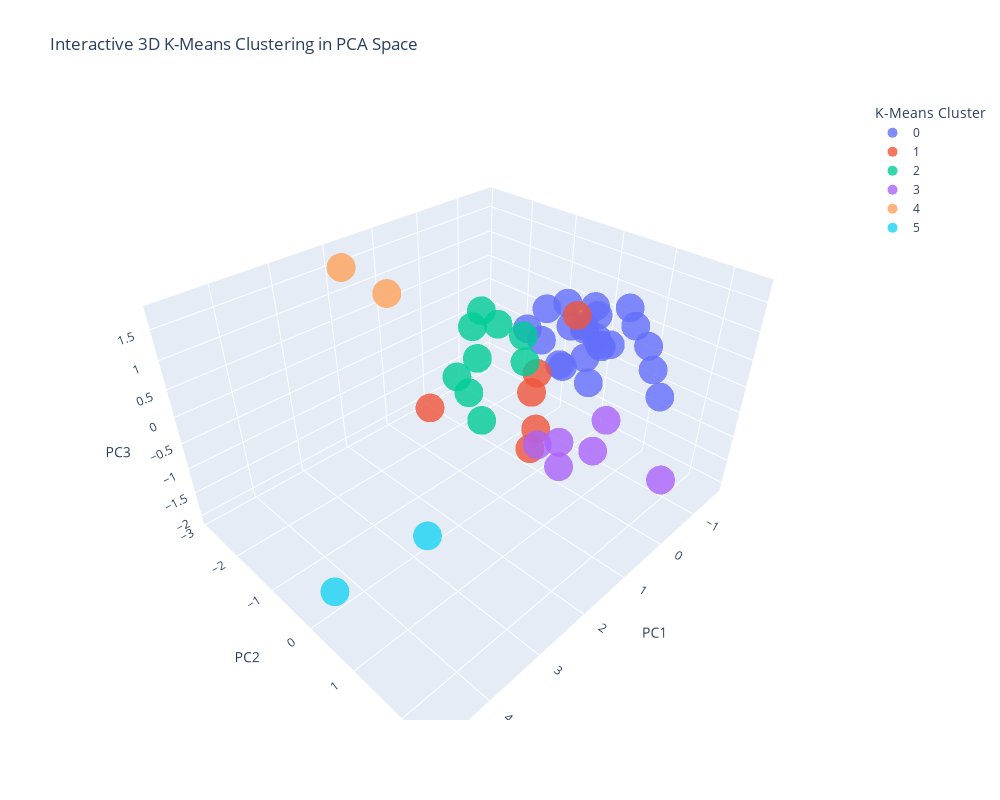

Source (notebook cell):
### Markdown cell above
#### 3.3.2. 3D Plot

### Code cell
# Create a copy of df_pca_clusters for plotting
df_pca_copy1 = df_pca_copy0.copy()

# Map cluster labels and ensure proper sort order in legend
unique_clusters = sorted(df_pca_copy1['Cluster'].unique())
cluster_map = {old: new for new, old in enumerate(unique_clusters, start=0)}
df_pca_copy1['Cluster'] = df_pca_copy1['Cluster'].map(cluster_map).astype(str)

# Create sorted list for legend order
sorted_cluster_labels = [str(i) for i in sorted(cluster_map.values())]

# Create 3D scatter plot
fig = px.scatter_3d(
    df_pca_copy1, 
    x='PC1', y='PC2', z='PC3',
    color='Cluster',
    title='Interactive 3D K-Means Clustering in PCA Space',
    labels={'Cluster': 'K-Means Cluster'},
    hover_name='Title',
    opacity=0.8,
    category_orders={'Cluster': sorted_cluster_labels}  # Force legend order
)

# Adjust sizes
fig.update_traces(marker=dict(size=10))
fig.update_layout(
    width=1000,
    height=800
)
fig.show()

### Figure 1 — Plotly figure (JSON) as saved in the notebook; plotly's stock layout.template omitted (floating-point values rounded to 4 significant figures)
{"data": [{"hovertemplate": "<b>%{hovertext}</b><br><br>K-Means Cluster=0<br>PC1=%{x}<br>PC2=%{y}<br>PC3=%{z}<extra></extra>", "hovertext": ["Taare Zameen Par", "3 Idiots", "La La Land", "Bahubali: The Beginning", "Jagten", "Hacksaw Ridge", "Room", "Warrior", "Pan's Labyrinth", "Incendies", "El secreto de sus ojos", "PK", "Lion", "Gone Girl", "Prisoners", "The Help", "12 Years a Slave", "No Country for Old Men", "Shutter Island", "Ah-ga-ssi", "Spotlight", "Into the Wild"], "legendgroup": "0", "marker": {"color": "#636efa", "opacity": 0.8, "size": 10, "symbol": "circle"}, "mode": "markers", "name": "0", "scene": "scene", "showlegend": true, "type": "scatter3d", "x": [-0.379, -0.2663, -0.6015, -0.8927, -1.271, -0.9598, -1.343, -0.8338, -0.8055, -1.424, -1.326, -1.114, -1.662, -0.03603, -0.616, -0.5809, -0.775, -0.5811, 0.1023, -1.575, -1.262, -0.7408], "y": [1.936, 1.812, -0.09699, 1.321, 0.01484, 0.2889, -0.1657, 0.4449, -0.3178, 0.2786, 0.1629, 0.9094, -0.4618, -0.07298, 0.4404, -0.08184, -0.1196, -0.5778, -0.3342, 0.4776, -0.1955, 0.4197], "z": [0.2026, 0.6819, -0.2486, 0.6227, -0.8416, 0.3324, -0.4201, 0.3092, -0.3935, 0.001634, -0.05002, 0.7351, -0.07445, 1.082, 1.098, 0.9823, 0.4642, 0.08643, 0.676, 0.7338, 0.2511, 0.887]}, {"hovertemplate": "<b>%{hovertext}</b><br><br>K-Means Cluster=1<br>PC1=%{x}<br>PC2=%{y}<br>PC3=%{z}<extra></extra>", "hovertext": ["Interstellar", "The Departed", "The Dark Knight Rises", "Django Unchained", "Inglourious Basterds", "The Wolf of Wall Street"], "legendgroup": "1", "marker": {"color": "#EF553B", "opacity": 0.8, "size": 10, "symbol": "circle"}, "mode": "markers", "name": "1", "scene": "scene", "showlegend": true, "type": "scatter3d", "x": [1.999, 1.231, 2.706, 1.464, 0.86, 0.8317], "y": [1.405, 0.8695, 0.1733, 0.9399, 0.5293, 1.145], "z": [0.2358, -0.1148, 0.6573, 0.6896, 0.5525, 1.75]}, {"hovertemplate": "<b>%{hovertext}</b><br><br>K-Means Cluster=2<br>PC1=%{x}<br>PC2=%{y}<br>PC3=%{z}<extra></extra>", "hovertext": ["WALL·E", "Up", "Toy Story 3", "Inside Out", "Gran Torino", "Guardians of the Galaxy", "Mad Max: Fury Road", "Zootopia", "Harry Potter and the Deathly Hallows: Part 2"], "legendgroup": "2", "marker": {"color": "#00cc96", "opacity": 0.8, "size": 10, "symbol": "circle"}, "mode": "markers", "name": "2", "scene": "scene", "showlegend": true, "type": "scatter3d", "x": [0.3044, 0.1592, 0.3267, -0.4243, -0.3786, 0.2399, -0.4505, -0.7071, 0.1886], "y": [-1.142, -1.618, -1.757, -1.973, -0.7527, -1.451, -0.8785, -1.724, -1.289], "z": [-1.468, -1.154, -0.7919, -0.8144, -0.3405, 0.3318, 0.1051, -0.09379, 0.6804]}, {"hovertemplate": "<b>%{hovertext}</b><br><br>K-Means Cluster=3<br>PC1=%{x}<br>PC2=%{y}<br>PC3=%{z}<extra></extra>", "hovertext": ["Dangal", "Kimi no na wa", "The Intouchables", "The Prestige", "Whiplash", "The Lives of Others"], "legendgroup": "3", "marker": {"color": "#ab63fa", "opacity": 0.8, "size": 10, "symbol": "circle"}, "mode": "markers", "name": "3", "scene": "scene", "showlegend": true, "type": "scatter3d", "x": [0.108, -1.045, -0.03417, 0.7156, -0.4411, -0.4073], "y": [2.448, 0.4288, 0.4259, 0.5101, 0.0879, 1.032], "z": [-0.84, -2.057, -1.845, -0.8963, -1.705, -0.7137]}, {"hovertemplate": "<b>%{hovertext}</b><br><br>K-Means Cluster=4<br>PC1=%{x}<br>PC2=%{y}<br>PC3=%{z}<extra></extra>", "hovertext": ["Star Wars: Episode VII - The Force Awakens", "The Avengers"], "legendgroup": "4", "marker": {"color": "#FFA15A", "opacity": 0.8, "size": 10, "symbol": "circle"}, "mode": "markers", "name": "4", "scene": "scene", "showlegend": true, "type": "scatter3d", "x": [1.817, 1.77], "y": [-2.884, -1.803], "z": [1.476, 1.375]}, {"hovertemplate": "<b>%{hovertext}</b><br><br>K-Means Cluster=5<br>PC1=%{x}<br>PC2=%{y}<br>PC3=%{z}<extra></extra>", "hovertext": ["The Dark Knight", "Inception"], "legendgroup": "5", "marker": {"color": "#19d3f3", "opacity": 0.8, "size": 10, "symbol": "circle"}, "mode": "markers", "name": "5", "scene": "scene", "showlegend": true, "type": "scatter3d", "x": [4.772, 3.335], "y": [0.4622, 0.7339], "z": [-1.179, -0.9579]}], "layout": {"height": 800, "legend": {"title": {"text": "K-Means Cluster"}, "tracegroupgap": 0}, "scene": {"domain": {"x": [0, 1], "y": [0, 1]}, "xaxis": {"title": {"text": "PC1"}}, "yaxis": {"title": {"text": "PC2"}}, "zaxis": {"title": {"text": "PC3"}}}, "title": {"text": "Interactive 3D K-Means Clustering in PCA Space"}, "width": 1000}}
